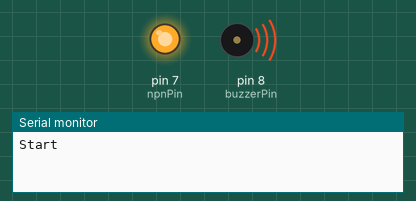
This sketch was run on a simulated Arduino Uno, built with avr-gcc and run on an emulated ATmega328P. Shown: output pins drawn as LEDs (lit = HIGH), buzzer (waves = sounding), the last lines printed to the serial monitor.

Above: at 0.2 s.
At 2.7 s:
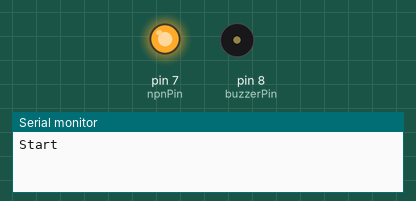
At 7.5 s:
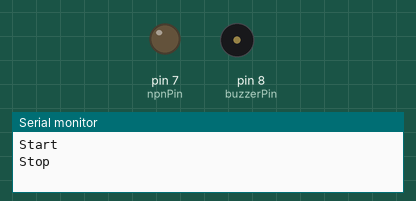
Timing chart, 0 to 13.0 s (numbered marks = the images above):
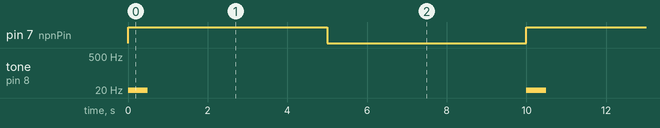

The sketch:

12_16520236_01.ino
```cpp
int npnPin = 7;
const int buzzerPin = 8;

void setup()
{
  pinMode(npnPin, OUTPUT);
  pinMode(buzzerPin, OUTPUT);
  Serial.begin(9600);
}

void loop()
{
  tone(buzzerPin, 15, 500);
  Serial.println("Start");
  digitalWrite(npnPin, HIGH);
  delay(5000);
  Serial.println("Stop");
  digitalWrite(npnPin, LOW);
  delay(5000);
}
```

Measured:
- by itself, pin 7 (npnPin): alternates HIGH for 5.0 s and LOW for 5.0 s
- by itself, tone on pin 8 (buzzerPin): alternates 15 Hz for 0.50 s and silent for 9.5 s
